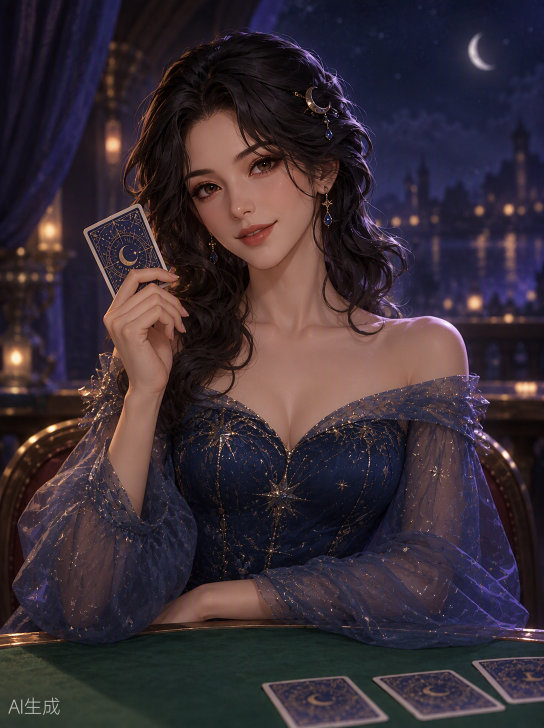
#> input picture apps/web/assets/pals/outfits/generated/linxing-starry-gown.png, 1088 x 1456 px (shown at 1/2 size); its folder holds 4 pictures in this run
$ python apply-generated-outfits.py
#> lines starting #> are read from the running program, lines starting #| are printed output that depends on the picture
#> in main, img is the input picture: PIL image 1088x1456 RGB; mean R, G, B 57.4, 45.7, 53.4
# Apply AI-generated outfit layers: strip the bottom-left "AI generated" mark by
# mirroring a clean neighbouring patch over it, save as the live jpg layer and
# rebuild the locked-slot silhouette from the new art.
from pathlib import Path

from PIL import Image, ImageEnhance

ROOT = Path(__file__).resolve().parent.parent
GENERATED = ROOT / 'apps' / 'web' / 'assets' / 'pals' / 'outfits' / 'generated'
OUT = ROOT / 'apps' / 'web' / 'assets' / 'pals' / 'outfits'

NAMES = [
    'linxing-starry-gown',
    'linxing-rose-waltz',
    'linxing-dawn-silk',
    'mia-mint-stage',
    'mia-violet-rock',
    'mia-sailor-wave',
]

# Watermark box in generated 1088x1456 art (bottom-left corner).
MARK_W, MARK_H = 170, 96


def strip_mark(img: Image.Image) -> Image.Image:
    w, h = img.size
#> w = 1088; h = 1456
    box = (0, h - MARK_H, MARK_W, h)
#> box = (0, 1360, 170, 1456)
    # Mirror the clean area immediately right of the mark back over it.
    patch = img.crop((MARK_W, h - MARK_H, MARK_W * 2, h)).transpose(Image.FLIP_LEFT_RIGHT)
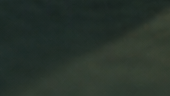
#> patch: PIL image 170x96 RGB; mean R, G, B 39.7, 50.5, 43
    img.paste(patch, box)
    return img


def make_silhouette(img: Image.Image) -> Image.Image:
    gray = img.convert('L')
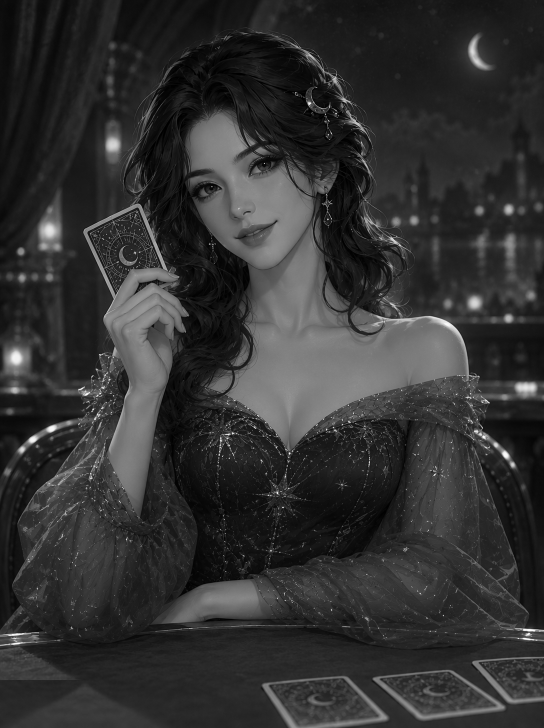
#> gray: PIL image 1088x1456 L (shown at 1/2 size); min 0, max 254, mean 49.9
    gray = ImageEnhance.Brightness(gray).enhance(0.32)
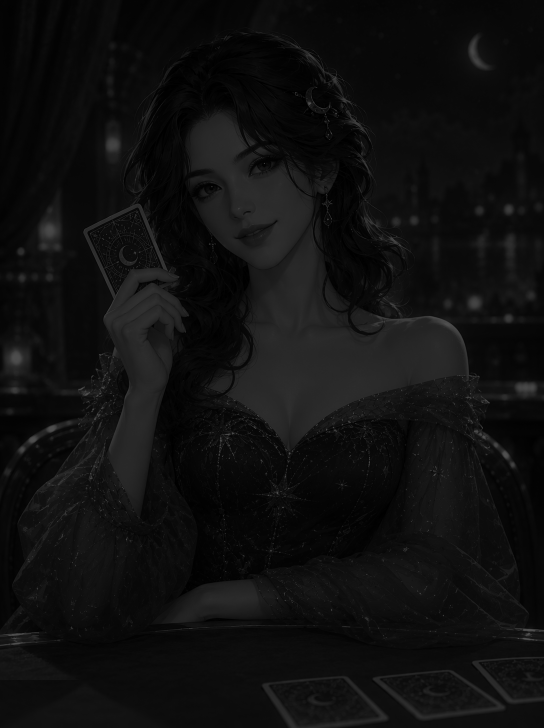
#> gray: PIL image 1088x1456 L (shown at 1/2 size); min 0, max 81, mean 15.5
    navy = Image.new('RGB', gray.size, (11, 16, 32))
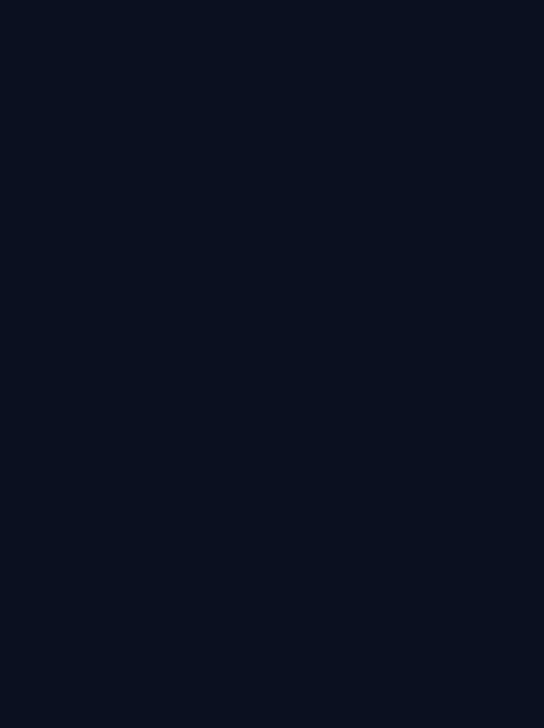
#> navy: PIL image 1088x1456 RGB (shown at 1/2 size); mean R, G, B 11, 16, 32
    return Image.blend(navy, gray.convert('RGB'), 0.42)


def main():
    for name in NAMES:
        src = GENERATED / f'{name}.png'
        img = Image.open(src).convert('RGB')
        img = strip_mark(img)
        img.save(OUT / f'{name}.jpg', quality=88)
        make_silhouette(img).save(OUT / f'{name}-silhouette.jpg', quality=82)
        print(f'applied {name} (layer + silhouette)')
#> pass 2 of the loop in main, `for name in NAMES:`:
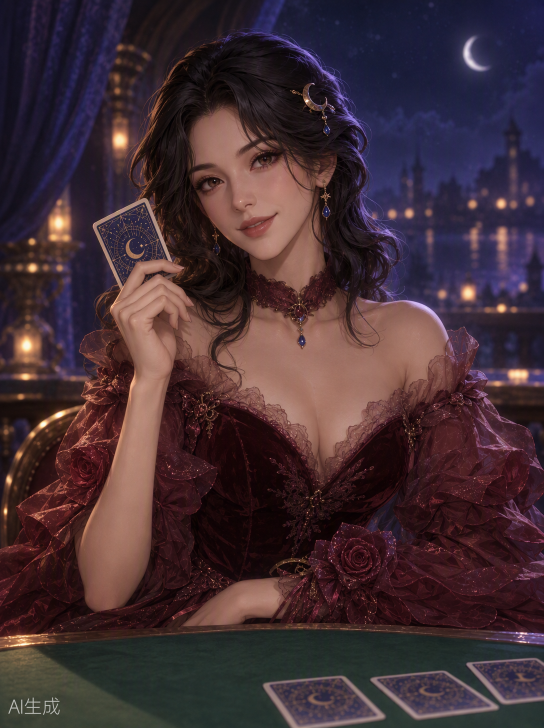
#> input picture apps/web/assets/pals/outfits/generated/linxing-rose-waltz.png, 1088 x 1456 px (shown at 1/2 size)
#> in main, img is the input picture: PIL image 1088x1456 RGB; mean R, G, B 66.6, 46.5, 52.4
#> in strip_mark (call 2), `patch = img.crop((MARK_W, h - MARK_H, MARK_W * 2, h)).transpose(Image...`:
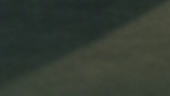
#> patch: PIL image 170x96 RGB; mean R, G, B 51.3, 59.3, 50.1
#> in make_silhouette (call 2), `gray = ImageEnhance.Brightness(gray).enhance(0.32)`:
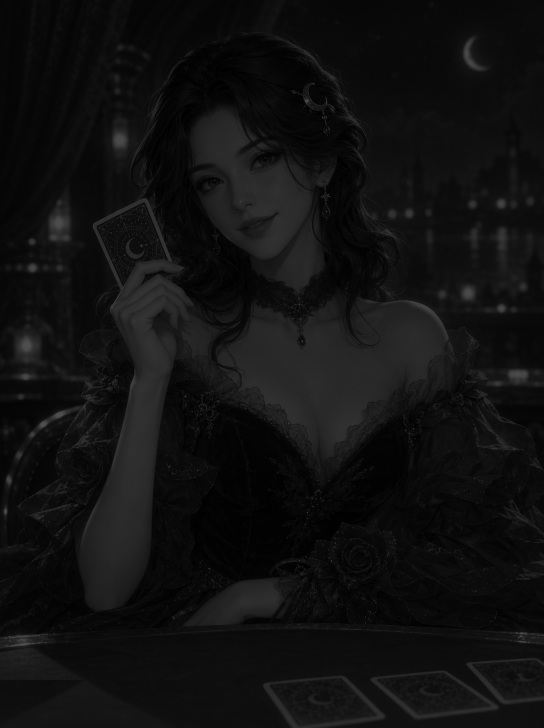
#> gray: PIL image 1088x1456 L (shown at 1/2 size); min 0, max 80, mean 16.5
#> pass 3 of the loop in main, `for name in NAMES:`:
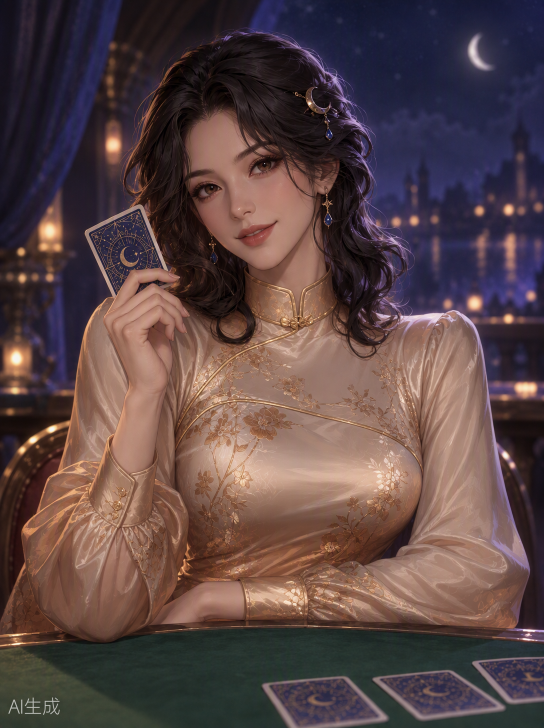
#> input picture apps/web/assets/pals/outfits/generated/linxing-dawn-silk.png, 1088 x 1456 px (shown at 1/2 size)
#> in main, img is the input picture: PIL image 1088x1456 RGB; mean R, G, B 89.8, 69.4, 69.1
#> in make_silhouette (call 3), `gray = img.convert('L')`:
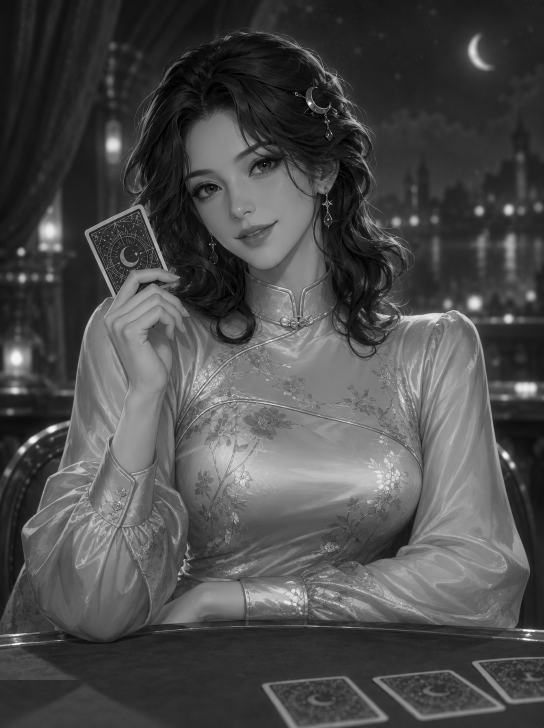
#> gray: PIL image 1088x1456 L (shown at 1/2 size); min 0, max 251, mean 75.3
#> in make_silhouette (call 3), `return Image.blend(navy, gray.convert('RGB'), 0.42)`:
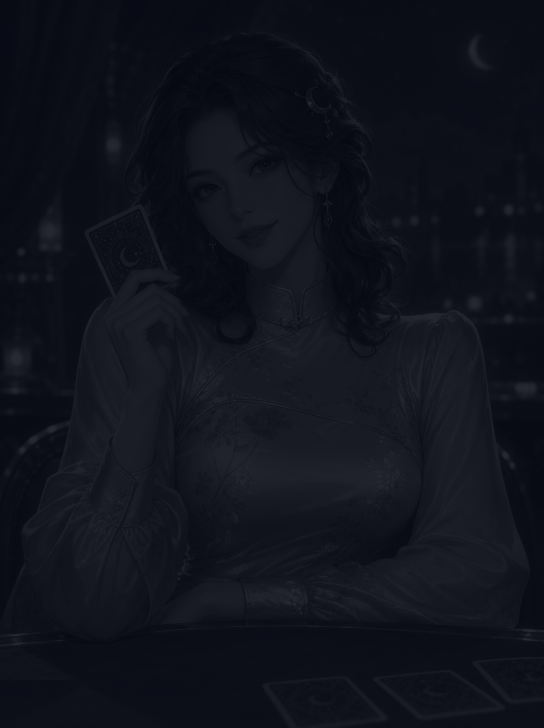
#> returned value: PIL image 1088x1456 RGB (shown at 1/2 size); mean R, G, B 15.8, 18.7, 28
#> the loop made 5 passes; the first 3 are shown


if __name__ == '__main__':
#> (the run stopped early here; a loop or call above may not have finished)
